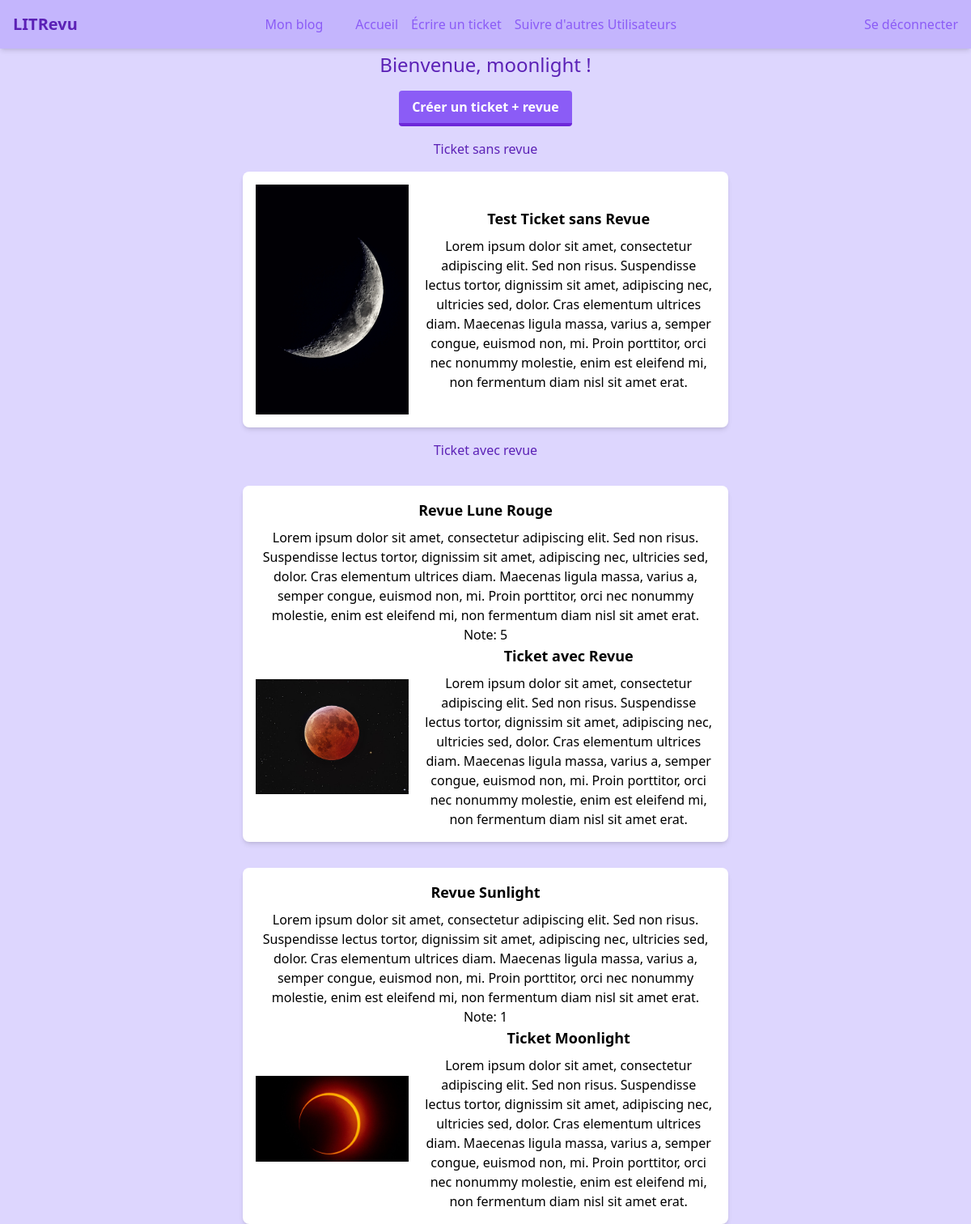
Page /my_blog/ (signed in) on the committed database.
### authentication/models.py (models this page shows, shortened)
class User(AbstractUser):
    email = models.EmailField(unique=True)
    follows = models.ManyToManyField('self', symmetrical=False, verbose_name='suit')

### blog/models.py (models this page shows)
class Ticket(models.Model):
    title = models.CharField(max_length=128)
    description = models.CharField(max_length=1024)
    photo = models.ForeignKey(Photo, null=True, on_delete=models.SET_NULL, blank=True)
    user = models.ForeignKey(settings.AUTH_USER_MODEL, on_delete=models.CASCADE)
    date = models.DateTimeField(auto_now_add=True)
    has_review = models.BooleanField(default=False)

class Photo(models.Model):
    image = models.ImageField()
    caption = models.CharField(max_length=128, blank=True)
    uploader = models.ForeignKey(settings.AUTH_USER_MODEL, on_delete=models.CASCADE)
    date_created = models.DateTimeField(auto_now_add=True)

class Review(models.Model):
    title = models.CharField(max_length=128)
    ticket = models.ForeignKey(to=Ticket, on_delete=models.CASCADE)
    description = models.CharField(max_length=4096, blank=True)
    rating = models.PositiveSmallIntegerField(validators=[MinValueValidator(0), MaxValueValidator(5)])
    user = models.ForeignKey(settings.AUTH_USER_MODEL, on_delete=models.CASCADE)
    date = models.DateTimeField(auto_now_add=True)

### blog/views.py (the view)
# urls.py: path('my_blog/', blog.views.my_blog, name='my_blog'),
@login_required
def my_blog(request):
    user = request.user
    photos = models.Photo.objects.all()
    tickets = models.Ticket.objects.filter(user=user)
    reviews = models.Review.objects.filter(user=user)
    context = {'photos': photos, 'tickets': tickets, 'user_name': user.username, 'reviews': reviews}
    return render(request, 'blog/my_blog.html', context)

### blog/templates/blog/my_blog.html
{% extends 'base.html' %}
{% block content %}
<div class="flex flex-col items-center space-y-4">
<h1 class="text-2xl text-violet-800 ">Bienvenue, {{ user_name }} !</h1>
    <a class="inline-block mt-1 bg-violet-500 hover:bg-violet-700 text-white font-bold py-2 px-4 border-b-4 border-violet-700 hover:border-violet-500 rounded" href="{% url 'create_ticket_review' %}" >Créer un ticket + revue</a>
<h4 class="text-1xl text-violet-800 mb-4">Ticket sans revue</h4>
<div class="flex flex-col items-center space-y-4">
    {% for ticket in tickets %}
        {% if not ticket.has_review %}
            <a href="{% url 'view_ticket' ticket.id %}" class="text-center">
                <div class="w-1/2 mx-auto bg-white p-4 rounded-lg shadow-md flex items-center">
                    <img src="{{ ticket.photo.image.url }}" alt="{{ ticket.title }}" class="w-1/3 h-auto">
                    <div class="ml-4">
                    <h4 class="text-lg font-semibold mb-2">{{ ticket.title }}</h4>
                    <p>{{ ticket.description }}</p>
                    </div>
                </div>
            </a>
        {% endif %}
    {% endfor %}
</div>
<h4 class="text-1xl text-violet-800 mb-4">Ticket avec revue</h4>
<div class="flex flex-col items-center space-y-4">
    {% for ticket in tickets %}
        {% if ticket.has_review %}
            <a href="{% url 'view_ticket' ticket.id %}" class="text-center">
                <div class="w-1/2 mx-auto bg-white p-4 rounded-lg shadow-md flex flex-col items-center">
                    {% for review in ticket.review_set.all %}
                        <div class="review w-full">
                            <h4 class="text-lg font-semibold mb-2">{{ review.title }}</h4>
                            <p>{{ review.description }}</p>
                            <p>Note: {{ review.rating }}</p>
                        </div>
                    {% endfor %}
                    <a href="{% url 'view_ticket' ticket.id %}" class="text-center w-full">
                        <div class="flex items-center w-full">
                            <img src="{{ ticket.photo.image.url }}" alt="{{ ticket.title }}" class="w-1/3 h-auto">
                            <div class="ml-4">
                                <h4 class="text-lg font-semibold mb-2">{{ ticket.title }}</h4>
                                <p>{{ ticket.description }}</p>
                            </div>
                        </div>
                    </a>
                </div>
            </a>
        {% endif %}
    {% endfor %}
</div>
</div>
{% endblock content %}

### templates/base.html (shortened to what this page needs)
{% load tailwind_tags %}
<!DOCTYPE html>
<html lang="en">
    <head>
        {% tailwind_css %}
    </head>
    <body class="bg-violet-200">
        {%  if user.is_authenticated %}
        <nav class="fixed top-0 left-0 w-full bg-violet-300 p-4 shadow-md">
          <div class="max-w-screen-xl mx-auto flex items-center justify-between">
            <a href="{% url 'my_blog' %}" class="font-bold text-violet-800">
              <h1 class="text-xl">LITRevu</h1>
            </a>
            <ul class="flex items-center space-x-4">
              <li class="mr-6"><a class="text-violet-500 hover:text-violet-800" href="{% url 'my_blog' %}" >Mon blog</a></li>
              <li class="mr-6"><a class="text-violet-500 hover:text-violet-800" href="{% url 'home' %}" >Accueil</a></li>
              <li class="mr-6"><a class="text-violet-500 hover:text-violet-800" href="{% url 'ticket_create' %}">Écrire un ticket</a></li>
              <li class="mr-6"><a class="text-violet-500 hover:text-violet-800" href="{% url 'follow_users' %}">Suivre d'autres Utilisateurs</a></li>
            </ul>
            <a class="text-violet-500 hover:text-violet-800" href="{% url 'logout' %}">Se déconnecter</a>
          </div>
        </nav>
        {% endif %}
     <div class="mt-16">
        {% block content %}{% endblock content %}
     </div>
    </body>
</html>

### rows in the picture
User: username "moonlight"
Ticket: photo.image (picture), title "Test Ticket sans Revue", description "Lorem ipsum dolor sit amet, consectetur adipiscing elit. Sed non risus. Suspendisse lectus tortor, dignissim sit amet, adipiscing nec, ultricies sed, dolor. Cras elementum ultrices diam. Maecenas ligula massa, varius a, semper congue, euismod non, mi. Proin porttitor, orci nec nonummy molestie, enim est eleifend mi, non fermentum diam nisl sit amet erat."
Ticket: photo.image (picture), title "Ticket avec Revue", description "Lorem ipsum dolor sit amet, consectetur adipiscing elit. Sed non risus. Suspendisse lectus tortor, dignissim sit amet, adipiscing nec, ultricies sed, dolor. Cras elementum ultrices diam. Maecenas ligula massa, varius a, semper congue, euismod non, mi. Proin porttitor, orci nec nonummy molestie, enim est eleifend mi, non fermentum diam nisl sit amet erat."
Review: title "Revue Lune Rouge", description "Lorem ipsum dolor sit amet, consectetur adipiscing elit. Sed non risus. Suspendisse lectus tortor, dignissim sit amet, adipiscing nec, ultricies sed, dolor. Cras elementum ultrices diam. Maecenas ligula massa, varius a, semper congue, euismod non, mi. Proin porttitor, orci nec nonummy molestie, enim est eleifend mi, non fermentum diam nisl sit amet erat.", rating "5"
Ticket: photo.image (picture), title "Ticket Moonlight", description "Lorem ipsum dolor sit amet, consectetur adipiscing elit. Sed non risus. Suspendisse lectus tortor, dignissim sit amet, adipiscing nec, ultricies sed, dolor. Cras elementum ultrices diam. Maecenas ligula massa, varius a, semper congue, euismod non, mi. Proin porttitor, orci nec nonummy molestie, enim est eleifend mi, non fermentum diam nisl sit amet erat."
Review: title "Revue Sunlight", description "Lorem ipsum dolor sit amet, consectetur adipiscing elit. Sed non risus. Suspendisse lectus tortor, dignissim sit amet, adipiscing nec, ultricies sed, dolor. Cras elementum ultrices diam. Maecenas ligula massa, varius a, semper congue, euismod non, mi. Proin porttitor, orci nec nonummy molestie, enim est eleifend mi, non fermentum diam nisl sit amet erat.", rating "1"
